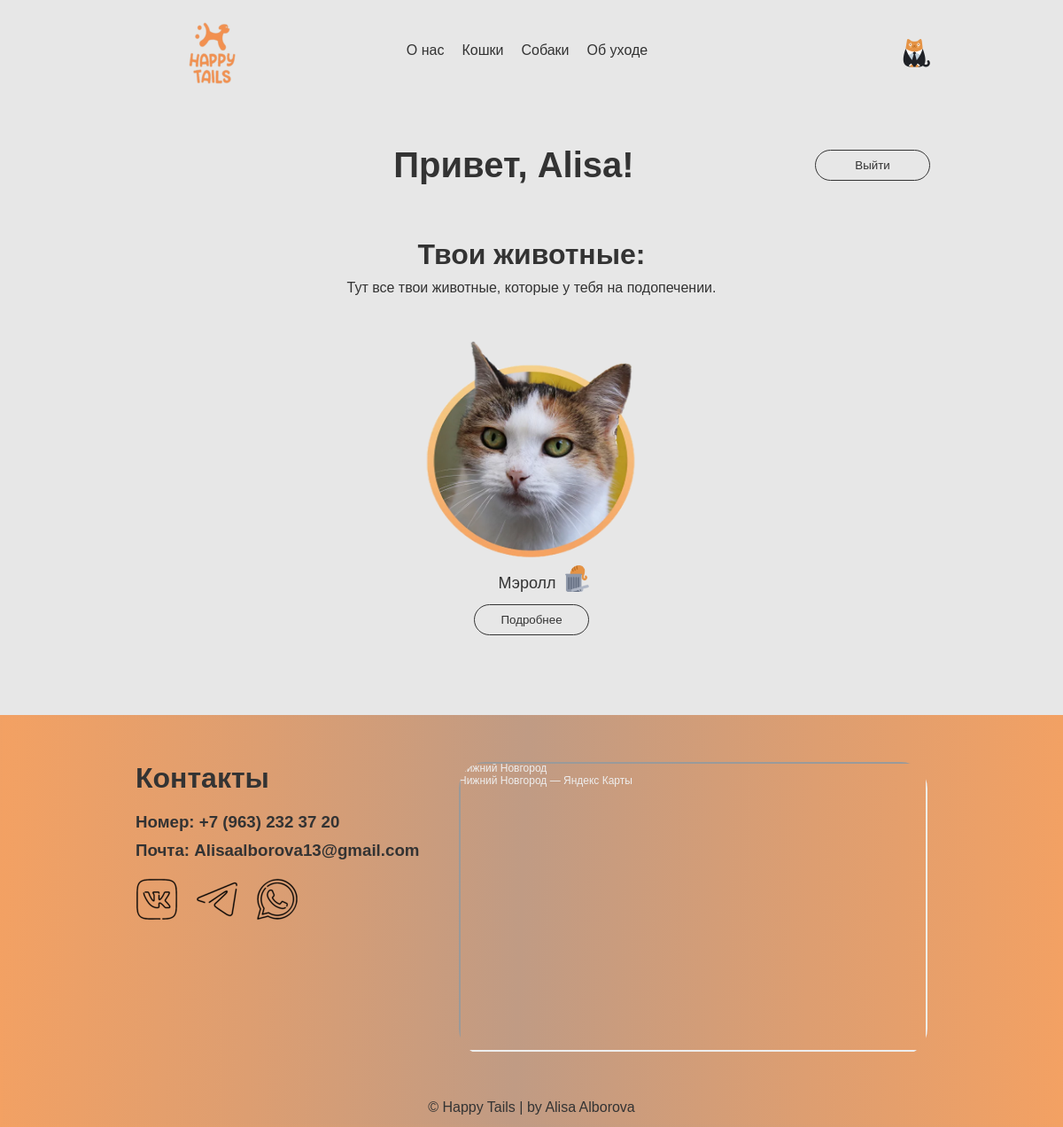
Page /user_cabinet (signed in) on the committed database.
### models.py (models this page shows)
class Users(UserMixin, db.Model):
    id = db.Column(db.Integer, primary_key=True)
    name = db.Column(db.String(200), nullable=False)
    surname = db.Column(db.String(200), nullable=False)
    name2 = db.Column(db.String(200))
    number = db.Column(db.String(200), nullable=False)
    email = db.Column(db.String(200), nullable=False)
    login = db.Column(db.String(200), nullable=False)
    password = db.Column(db.String(200), nullable=False)
    role = db.Column(db.Integer, nullable=False)
    orders = db.relationship('Orders', backref='user', lazy=True)

class Animals(db.Model):
    id = db.Column(db.Integer, primary_key=True)
    name = db.Column(db.String(200), nullable=False)
    description = db.Column(db.Text, nullable=False)
    photo = db.Column(db.String(200), nullable=False)
    kind = db.Column(db.String(200), nullable=False)
    age = db.Column(db.Integer, nullable=False)
    gender = db.Column(db.String(200), nullable=False)
    orders = db.relationship('Orders', backref='animal', lazy=True)

### app.py (the view)
@app.route('/user_cabinet')
@login_required
def user_cabinet():
    animals_users = []
    orders = Orders.query.filter_by(id_user=current_user.id).all()
    for i in range(len(orders)):
        animal = Animals.query.filter_by(id=orders[i].id_animal).all()
        animals_users.append(animal[0])
    return render_template('user_cabinet.html', name=current_user.name, animals_users=animals_users, orders=orders)

### app.py (called while the page is built)
@login_manager.user_loader
def load_user(user_id):
    return Users.query.get(int(user_id))

### templates/user_cabinet.html (shortened to what this page needs)
{% extends 'base.html' %}
{% block body %}
<div class="main">
    <div class="user_name">
        <h1 class="center">Привет, {{ name }}!</h1>
        <div class="user_button"><a href="/logout"><button>Выйти</button></a></div>
    </div>
    <div class="user_content">
        <h1>Твои животные:</h1>
        <p>Тут все твои животные, которые у тебя на подопечении.</p>
        <div class="cats_content">
            {% for i in range(animals_users|length) %}
                <div class="one_cat">
                    <img src="../static/images/animals/{{ animals_users[i].photo }}" alt="">
                    <div style="display: flex;">
                        <p class="one_cat_p">{{ animals_users[i].name }}</p>
                        <a href="/delete_animal/{{ animals_users[i].id }}" onclick="return confirm('Вы действительно хотите отказаться от этого животного?');">
                            <img style="width: 30px; height:30px; margin-left:8px;" src="../static/images/cattrash.png" alt="">
                        </a>
                    </div>
                    <a href="#" onclick="showSubscriptionDetails('{{ animals_users[i].name }}','{{ orders[i].count }}','{{ orders[i].date }}' )">
                        <button class="one_cat_but" style="margin-left:0;">Подробнее</button>
                    </a>
                </div>
            {% endfor %}
        </div>
    </div>
</div>
{% endblock %}

### static/style.css (style rules this page uses)
* { margin: 0; padding: 0; box-sizing: border-box; }
a { text-decoration: none; color: #000; font-family: 'Montserrat', sans-serif; }
h1, h3, h2,p,button { font-family: 'Montserrat', sans-serif; color: #333333; }
body { background-color: #E7E7E7; height: 100%; width: 100%; max-width: 2000px; margin: 0; padding: 0; }
.main { width: 100%; }
.cats_content { display: flex; flex-wrap: wrap; margin-left: 150px; margin-right: 150px; justify-content: center; margin-top: 50px; }
.one_cat { max-width: 250px; margin-right: 10px; margin-left: 10px; margin-bottom: 30px; }
.one_cat img { width: 250px; height: 250px; }
.one_cat_p { margin-top: 10px; margin-left: 35%; font-size: 18px; }
.one_cat_but { width: 130px; height: 35px; color: #333333; border: 1px solid #333333; border-radius: 20px; background-color: transparent; margin-top: 10px; margin-left: 20%; cursor: pointer; }
.user_name { display: flex; align-items: center; justify-content: space-between; margin-top: 50px; font-size: 20px; margin-left: 150px; margin-right: 150px; }
.user_button { margin-left: auto; }
.user_button button { width: 130px; height: 35px; color: #333333; border: 1px solid #333333; border-radius: 20px; background-color: transparent; cursor: pointer; display: block; }
.center { margin-left: 10%; flex: 1; text-align: center; color: #333333; }
.user_content { margin-top: 60px; margin-left: 150px; margin-right: 150px; margin-bottom: 60px; text-align: center; }
.user_content h1 { color: #333333; }
.user_content p { margin-top: 10px; color: #333333; }

### rows in the picture
Users: name "Alisa"
Animals: photo (picture), name "Мэролл"
